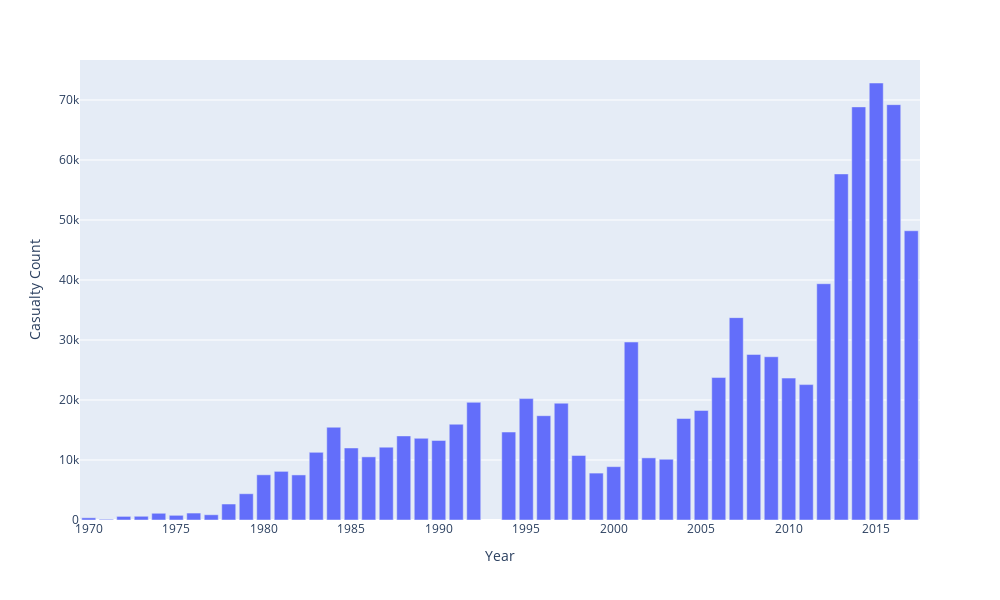

The notebook cell saved with this chart:
### Markdown cell above
### While finding the number of yearly casualties...

### Code cell
df['casualties'] = df['nkill'] + df['nwound']
casualties_by_year = df.groupby('iyear')['casualties'].sum().to_frame().reset_index()
casualties_by_year.columns = ['Year', 'Casualty Count']
px.bar(data_frame=casualties_by_year, x='Year', y='Casualty Count', width=1000, height=600)

### Figure 1 — Plotly figure (JSON) as saved in the notebook; plotly's stock layout.template omitted (floating-point values rounded to 4 significant figures)
{"data": [{"alignmentgroup": "True", "hovertemplate": "Year=%{x}<br>Casualty Count=%{y}<extra></extra>", "legendgroup": "", "marker": {"color": "#636efa", "pattern": {"shape": ""}}, "name": "", "offsetgroup": "", "orientation": "v", "showlegend": false, "textposition": "auto", "type": "bar", "x": [1970, 1971, 1972, 1973, 1974, 1975, 1976, 1977, 1978, 1979, 1980, 1981, 1982, 1983, 1984, 1985, 1986, 1987, 1988, 1989, 1990, 1991, 1992, 1994, 1995, 1996, 1997, 1998, 1999, 2000, 2001, 2002, 2003, 2004, 2005, 2006, 2007, 2008, 2009, 2010, 2011, 2012, 2013, 2014, 2015, 2016, 2017], "xaxis": "x", "y": [367, 119, 602, 621, 1122, 781, 1158, 874, 2664, 4378, 7532, 8106, 7512, 11271, 15462, 12004, 10524, 12141, 14014, 13617, 13261, 15961, 19610, 14663, 20233, 17383, 19468, 10754, 7819, 8890, 29662, 10356, 10126, 16911, 18258, 23740, 33728, 27594, 27210, 23651, 22566, 39381, 57679, 68853, 72833, 69225, 48208], "yaxis": "y"}], "layout": {"barmode": "relative", "height": 600, "legend": {"tracegroupgap": 0}, "margin": {"t": 60}, "width": 1000, "xaxis": {"anchor": "y", "autorange": true, "domain": [0, 1], "range": [1970.0, 2018.0], "title": {"text": "Year"}, "type": "linear"}, "yaxis": {"anchor": "x", "autorange": true, "domain": [0, 1], "range": [0, 76670.0], "title": {"text": "Casualty Count"}, "type": "linear"}}}
